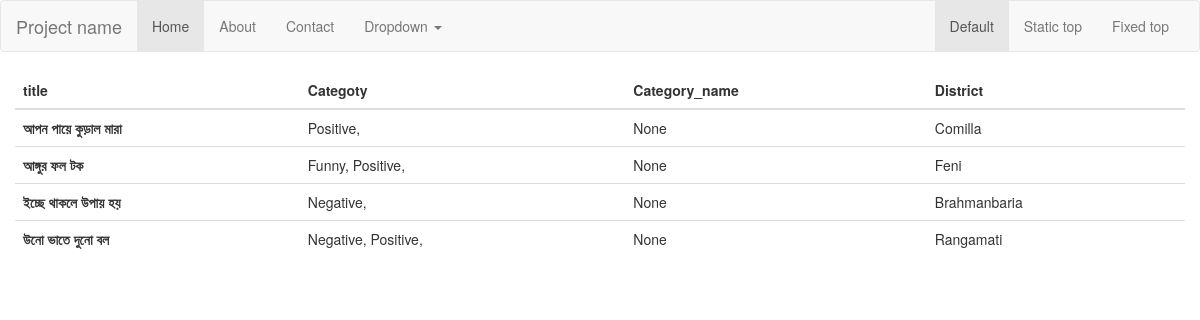
The app's page /lazy/ with its own data.
### Probad/models.py (models this page shows, shortened)
class Chondokotha(models.Model):
    title = models.CharField(max_length=200)
    category = models.ManyToManyField(Category)
    district = models.ForeignKey(District, on_delete=models.CASCADE)

class Category(models.Model):
    name = models.CharField(max_length=100)
    bn_name = models.CharField(max_length=100)
    def __str__(self):
        return self.name

class District(models.Model):
    division = models.ForeignKey(Division, on_delete=models.CASCADE)
    name = models.CharField(max_length=25)
    bn_name = models.CharField(max_length=25)
    lat = models.CharField(max_length=15, null=True)
    lon = models.CharField(max_length=15, null=True)
    url = models.CharField(max_length=50)
    def __str__(self):
        return self.name

### Probad/views.py (the view)
def lazy_eagar(request):
    kotha = Chondokotha.objects.all()
    context = {
        "kotha": kotha
    }
    return render(request, "Probad/lazy.html", context)

### Probad/templates/Probad/lazy.html (shortened to what this page needs)
<!Doctype html>
<html>
<head>
    <link href="https://getbootstrap.com/docs/3.4/dist/css/bootstrap.min.css" rel="stylesheet">
    <link href="https://getbootstrap.com/docs/3.4/assets/css/ie10-viewport-bug-workaround.css" rel="stylesheet">
    <link href="https://getbootstrap.com/docs/3.4/examples/navbar/navbar.css" rel="stylesheet">
</head>
<body>
<nav class="navbar navbar-default">
    <div class="container-fluid">
        <div class="navbar-header">
            <a class="navbar-brand" href="#">Project name</a>
        </div>
        <div id="navbar" class="navbar-collapse collapse">
            <ul class="nav navbar-nav">
                <li class="active"><a href="{% url 'blog-home' %}">Home</a></li>
                <li><a href="{% url 'blog-about' %}">About</a></li>
                <li><a href="#">Contact</a></li>
                <li class="dropdown">
                    <a href="#" class="dropdown-toggle" data-toggle="dropdown" role="button" aria-haspopup="true"
                       aria-expanded="false">Dropdown <span class="caret"></span></a>
                </li>
            </ul>
            <ul class="nav navbar-nav navbar-right">
                <li class="active"><a href="./">Default <span class="sr-only">(current)</span></a></li>
                <li><a href="../navbar-static-top/">Static top</a></li>
                <li><a href="../navbar-fixed-top/">Fixed top</a></li>
            </ul>
        </div>
    </div>
</nav>
<main role="main" class="container" id="app">
    <div class="row">
        <table class="table">
            <thead>
            <tr>
                <th scope="col">title</th>
                <th scope="col">Categoty</th>
                <th scope="col">Category_name</th>
                <th scope="col">District</th>
            </tr>
            </thead>
            <tbody>
              {% for kotha in kotha %}
              <tr>
                  <th scope="row">{{ kotha.title}}</th>
                  <td>
                      {% for main in kotha.category.all %}
                  {{ main }},
                      {% endfor %}
                  </td>
                  <td>{{ kotha.category.name}}</td>
                  <td>{{ kotha.district}}</td>
              </tr>
              {% endfor %}
            </tbody>
        </table>
    </div>
</main>
</body>
</html>

### records on screen
Chondokotha: title "আপন পায়ে কুড়াল মারা", category.name "None", district "Comilla"
Category: name "Positive"
Chondokotha: title "আঙ্গুর ফল টক", category.name "None", district "Feni"
Category: name "Funny"
Chondokotha: title "ইচ্ছে থাকলে উপায় হয়", category.name "None", district "Brahmanbaria"
Category: name "Negative"
Chondokotha: title "উনো ভাতে দুনো বল", category.name "None", district "Rangamati"
